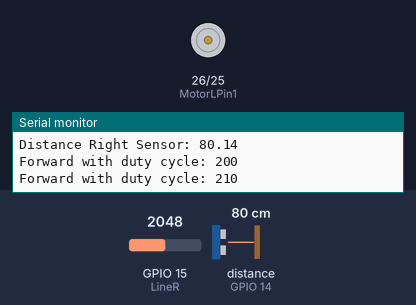
This sketch was run on a simulated ESP32. Parts: motor-driver pin pairs drawn as motors (green arrow = first pin HIGH = forward, orange = second pin HIGH = backward, longer = more drive, scaled by the enable pin), the last lines printed to the serial monitor. Wiring (inferred from the names in the program): ultrasonic range finder: trigger GPIO 12; echo GPIO 14. The test bench sets the inputs (shaded band); at power-on: GPIO 15 (LineR) = 2048, distance to the obstacle (sensor on GPIO 14) 80 cm. The echo pulse lasts 58.3 µs per cm.

Above: at 4.8 s.
4.9 s: GPIO 15 (LineR) set to 1948
At 9.4 s:
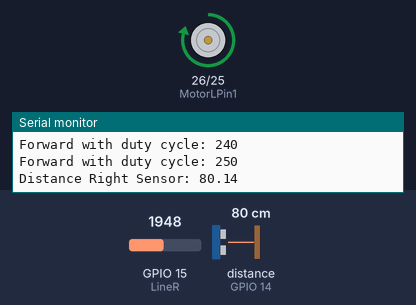
At 13.4 s:
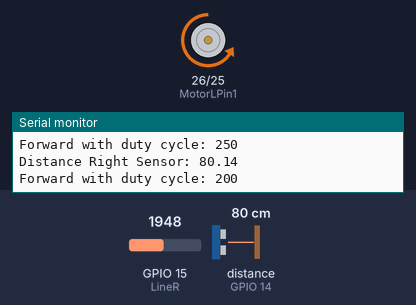
14.2 s: GPIO 15 (LineR) set to 2040
19.2 s: GPIO 15 (LineR) set to 1960
27.5 s: GPIO 15 (LineR) set to 2047
Timing chart, 0 to 33.5 s (numbered marks = the images above; inputs shaded):
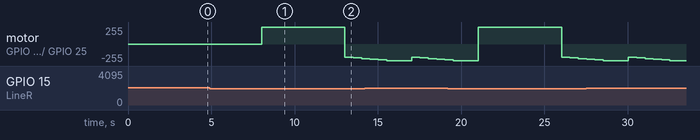

Measured:
- the behaviour switches between 2001 and 2000 on GPIO 15 (LineR) (found by bisection; images 0 and 1)
- after the input at 4.9 s, motor on GPIO 26 (MotorLPin1) / GPIO 25 (MotorLPin2): stopped → forward 249/255 after 3.1 s, → backward 199/255 5.0 s later, → backward 209/255 0.50 s later, → backward 219/255 0.50 s later

The sketch:

Full_function_Sumo_Robot_Component_Testing.ino
```cpp
// Motor Left
int ENA = 27;
int MotorLPin1 = 26;
int MotorLPin2 = 25;

// // Motor Right
// int MotorRPin1 = 19;
// int MotorRPin2 = 18;
// int ENB = 5;

// Ultrasonic sensor
const int TrigPinR = 12;
const int EchoPinR = 14;
// const int TrigPinL = 33;
// const int EchoPinL = 32;

//Ultrasonic variables
long durationR;
// long durationL;
float distanceR;
// float distanceL;

// Infrared Line sensor
const int LineR = 15;
// const int LineL = 15;

// Setting PWM properties
const int freq = 30000;
// const int pwmChannelR = 0;
const int pwmChannelL = 0;
const int resolution = 8;
int dutyCycle = 200;

void setup() {
  // // Right Motor
  // pinMode(MotorRPin1, OUTPUT);
  // pinMode(MotorRPin2, OUTPUT);
  // pinMode(ENB, OUTPUT);
  // ledcSetup(pwmChannelR, freq, resolution);  // configure LED PWM functionalitites
  // ledcAttachPin(ENB, pwmChannelR);           // attach the channel to the GPIO to be controlled
  // Left Motor
  pinMode(MotorLPin1, OUTPUT);
  pinMode(MotorLPin2, OUTPUT);
  pinMode(ENA, OUTPUT);
  ledcSetup(pwmChannelL, freq, resolution);  // configure LED PWM functionalitites
  ledcAttachPin(ENA, pwmChannelL);           // attach the channel to the GPIO to be controlled
  // Ultrasonic sensor Right
  pinMode(TrigPinR, OUTPUT);  // Sets the trigPin as an Output
  pinMode(EchoPinR, INPUT);   // Sets the echoPin as an Input
  // // Ultrasonic sensor Left
  // pinMode(TrigPinL, OUTPUT);  // Sets the trigPin as an Output
  // pinMode(EchoPinL, INPUT);   // Sets the echoPin as an Input
  // Line Sensor
  pinMode(LineR, INPUT);  // Sets Right Line Sensor
  // pinMode(LineL, INPUT);  // Sets Left Line Sensor
  Serial.begin(115200);
  Serial.print("Testing DC Motor...");
}

void loop() {
  // Reading Distance Right
  digitalWrite(TrigPinR, LOW);
  delayMicroseconds(2);
  digitalWrite(TrigPinR, HIGH);  // Sets the trigPin on HIGH state for 10 micro seconds
  delayMicroseconds(10);
  digitalWrite(TrigPinR, LOW);  // Reads the echoPin, returns the sound wave travel time in microseconds
  durationR = pulseIn(EchoPinR, HIGH);
  distanceR = (durationR / 2) / 29.1;  // Calculate the distance
  Serial.print("Distance Right Sensor: ");
  Serial.println(distanceR);
  // // Reading Distance Left
  // digitalWrite(TrigPinL, LOW);
  // delayMicroseconds(2);
  // digitalWrite(TrigPinL, HIGH);  // Sets the trigPin on HIGH state for 10 micro seconds
  // delayMicroseconds(10);
  // digitalWrite(TrigPinL, LOW);  // Reads the echoPin, returns the sound wave travel time in microseconds
  // durationL = pulseIn(EchoPinL, HIGH);
  // distanceL = (durationL / 2) / 29.1;  // Calculate the distance
  // Serial.print("Distance Left Sensor: ");
  // Serial.println(distanceL);

  // if (distanceR <= 30 && distanceL <= 30) {
  //   attacking();
  // } else
  if (distanceR <= 30) {
    // attacking();  // Need to edit, what happen if 1 sensor only detected
    // spinning();  // Turn Left
    digitalWrite(MotorLPin1, LOW);
    digitalWrite(MotorLPin2, HIGH);
  }
  // else if (distanceL) {
  //   attacking();  // Need to edit, what happen if 1 sensor only detected
  // }

  // Reading Line Sensor
  // if (analogRead(LineR) <= 2000 && analogRead(LineL) <= 2000) {  //Check the sensor output ""=<2000 white"
  //   linedetect(0);
  //   spinning();                            // Just reverse
  // } else
  if (analogRead(LineR) <= 2000) {  //Check the sensor output ""=<2000 white"
    // linedetect(0);
    digitalWrite(MotorLPin1, HIGH);
    digitalWrite(MotorLPin2, LOW);
    delay(5000);
    digitalWrite(MotorLPin1, LOW);
    digitalWrite(MotorLPin2, HIGH);
  }
  // else if (analogRead(LineL) <= 2000) {  //Check the sensor output ""=<2000 white"
  //   linedetect(2);
  //   spinning();  // Turn Right
  // }
  while (dutyCycle <= 255) {
    // ledcWrite(pwmChannelR, dutyCycle);
    ledcWrite(pwmChannelL, dutyCycle);
    Serial.print("Forward with duty cycle: ");
    Serial.println(dutyCycle);
    dutyCycle = dutyCycle + 10;
    delay(500);
  }
  dutyCycle = 200;

  delay(1000);
}

void spinning() {  // Standby to attack (turn around at the same place
  Serial.println("Spinning");
  // digitalWrite(MotorRPin1, LOW);
  // digitalWrite(MotorRPin2, HIGH);
  digitalWrite(MotorLPin1, HIGH);
  digitalWrite(MotorLPin2, LOW);
}

void attacking() {  // Move Forward push opponent down
  Serial.println("Attacking");
  // digitalWrite(MotorRPin1, LOW);
  // digitalWrite(MotorRPin2, HIGH);
  digitalWrite(MotorLPin1, LOW);
  digitalWrite(MotorLPin2, HIGH);
}

void linedetect(int sensorside) {  // reverse then turn
  // Reverse
  Serial.println("Reverse");
  // digitalWrite(MotorRPin1, HIGH);
  // digitalWrite(MotorRPin2, LOW);
  digitalWrite(MotorLPin1, HIGH);
  digitalWrite(MotorLPin2, LOW);
  delay(5000);
  // Turn
  if (sensorside == 1) {
    // Rotate left
    // digitalWrite(MotorRPin1, LOW);
    // digitalWrite(MotorRPin2, LOW);
    digitalWrite(MotorLPin1, LOW);
    digitalWrite(MotorLPin2, HIGH);
  } else if (sensorside == 2) {
    // Rotate right
    // digitalWrite(MotorRPin1, LOW);
    // digitalWrite(MotorRPin2, HIGH);
    digitalWrite(MotorLPin1, LOW);
    digitalWrite(MotorLPin2, LOW);
  }
  delay(600);
}
```
